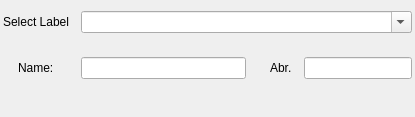
<?xml version="1.0" encoding="UTF-8"?>
<ui version="4.0">
 <class>LabelSelector</class>
 <widget class="QWidget" name="LabelSelector">
  <property name="geometry">
   <rect>
    <x>0</x>
    <y>0</y>
    <width>415</width>
    <height>117</height>
   </rect>
  </property>
  <property name="windowTitle">
   <string>Form</string>
  </property>
  <layout class="QHBoxLayout" name="horizontalLayout">
   <property name="spacing">
    <number>0</number>
   </property>
   <property name="leftMargin">
    <number>0</number>
   </property>
   <property name="rightMargin">
    <number>0</number>
   </property>
   <item>
    <widget class="QWidget" name="container" native="true">
     <layout class="QVBoxLayout" name="verticalLayout_2">
      <property name="spacing">
       <number>0</number>
      </property>
      <property name="leftMargin">
       <number>0</number>
      </property>
      <property name="topMargin">
       <number>0</number>
      </property>
      <property name="rightMargin">
       <number>0</number>
      </property>
      <property name="bottomMargin">
       <number>0</number>
      </property>
      <item>
       <layout class="QGridLayout" name="main_layout" columnstretch="0,0,0,0,0">
        <property name="leftMargin">
         <number>3</number>
        </property>
        <property name="rightMargin">
         <number>3</number>
        </property>
        <property name="horizontalSpacing">
         <number>12</number>
        </property>
        <property name="verticalSpacing">
         <number>24</number>
        </property>
        <item row="1" column="2">
         <spacer name="horizontalSpacer">
          <property name="orientation">
           <enum>Qt::Horizontal</enum>
          </property>
          <property name="sizeType">
           <enum>QSizePolicy::Maximum</enum>
          </property>
          <property name="sizeHint" stdset="0">
           <size>
            <width>0</width>
            <height>0</height>
           </size>
          </property>
         </spacer>
        </item>
        <item row="1" column="3" alignment="Qt::AlignHCenter">
         <widget class="QLabel" name="abr_label">
          <property name="text">
           <string>Abr.</string>
          </property>
         </widget>
        </item>
        <item row="2" column="0">
         <spacer name="verticalSpacer">
          <property name="orientation">
           <enum>Qt::Vertical</enum>
          </property>
          <property name="sizeHint" stdset="0">
           <size>
            <width>20</width>
            <height>40</height>
           </size>
          </property>
         </spacer>
        </item>
        <item row="1" column="4" alignment="Qt::AlignHCenter">
         <widget class="QLineEdit" name="abr_input">
          <property name="sizePolicy">
           <sizepolicy hsizetype="Expanding" vsizetype="Fixed">
            <horstretch>0</horstretch>
            <verstretch>0</verstretch>
           </sizepolicy>
          </property>
         </widget>
        </item>
        <item row="0" column="0" alignment="Qt::AlignHCenter|Qt::AlignVCenter">
         <widget class="QLabel" name="dropdown_label">
          <property name="sizePolicy">
           <sizepolicy hsizetype="Fixed" vsizetype="Fixed">
            <horstretch>0</horstretch>
            <verstretch>0</verstretch>
           </sizepolicy>
          </property>
          <property name="styleSheet">
           <string notr="true">font-size:12px;</string>
          </property>
          <property name="text">
           <string>Select Label</string>
          </property>
          <property name="scaledContents">
           <bool>true</bool>
          </property>
          <property name="alignment">
           <set>Qt::AlignCenter</set>
          </property>
         </widget>
        </item>
        <item row="1" column="1">
         <widget class="QLineEdit" name="name_input">
          <property name="sizePolicy">
           <sizepolicy hsizetype="Expanding" vsizetype="Fixed">
            <horstretch>0</horstretch>
            <verstretch>0</verstretch>
           </sizepolicy>
          </property>
         </widget>
        </item>
        <item row="0" column="1" colspan="4" alignment="Qt::AlignVCenter">
         <widget class="QComboBox" name="dropdown">
          <property name="sizePolicy">
           <sizepolicy hsizetype="Expanding" vsizetype="Fixed">
            <horstretch>0</horstretch>
            <verstretch>0</verstretch>
           </sizepolicy>
          </property>
          <property name="minimumSize">
           <size>
            <width>0</width>
            <height>0</height>
           </size>
          </property>
          <property name="editable">
           <bool>true</bool>
          </property>
         </widget>
        </item>
        <item row="1" column="0" alignment="Qt::AlignHCenter">
         <widget class="QLabel" name="name_label">
          <property name="text">
           <string>Name:</string>
          </property>
         </widget>
        </item>
       </layout>
      </item>
     </layout>
    </widget>
   </item>
  </layout>
 </widget>
 <tabstops>
  <tabstop>dropdown</tabstop>
  <tabstop>name_input</tabstop>
  <tabstop>abr_input</tabstop>
 </tabstops>
 <resources/>
 <connections/>
</ui>
